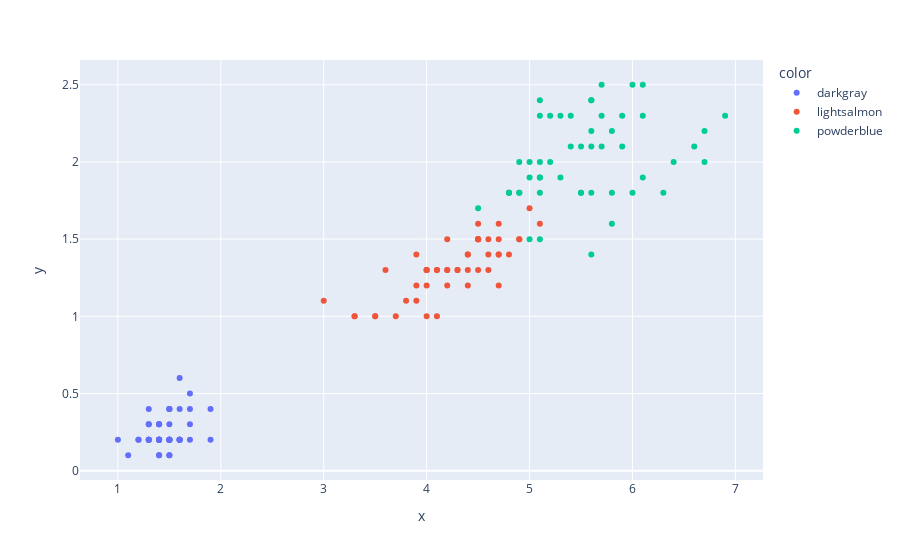

Notebook code cell kept with this figure:
### Code cell
px.scatter(x=iris_df.Petal_Length, y=iris_df.Petal_Width, color=color_theme[iris.target])

### Figure 1 — Plotly figure (JSON) as saved in the notebook; plotly's stock layout.template omitted (floating-point values rounded to 4 significant figures)
{"data": [{"hovertemplate": "color=darkgray<br>x=%{x}<br>y=%{y}<extra></extra>", "legendgroup": "darkgray", "marker": {"color": "#636efa", "symbol": "circle"}, "mode": "markers", "name": "darkgray", "orientation": "v", "showlegend": true, "type": "scatter", "x": [1.4, 1.4, 1.3, 1.5, 1.4, 1.7, 1.4, 1.5, 1.4, 1.5, 1.5, 1.6, 1.4, 1.1, 1.2, 1.5, 1.3, 1.4, 1.7, 1.5, 1.7, 1.5, 1, 1.7, 1.9, 1.6, 1.6, 1.5, 1.4, 1.6, 1.6, 1.5, 1.5, 1.4, 1.5, 1.2, 1.3, 1.4, 1.3, 1.5, 1.3, 1.3, 1.3, 1.6, 1.9, 1.4, 1.6, 1.4, 1.5, 1.4], "xaxis": "x", "y": [0.2, 0.2, 0.2, 0.2, 0.2, 0.4, 0.3, 0.2, 0.2, 0.1, 0.2, 0.2, 0.1, 0.1, 0.2, 0.4, 0.4, 0.3, 0.3, 0.3, 0.2, 0.4, 0.2, 0.5, 0.2, 0.2, 0.4, 0.2, 0.2, 0.2, 0.2, 0.4, 0.1, 0.2, 0.2, 0.2, 0.2, 0.1, 0.2, 0.2, 0.3, 0.3, 0.2, 0.6, 0.4, 0.3, 0.2, 0.2, 0.2, 0.2], "yaxis": "y"}, {"hovertemplate": "color=lightsalmon<br>x=%{x}<br>y=%{y}<extra></extra>", "legendgroup": "lightsalmon", "marker": {"color": "#EF553B", "symbol": "circle"}, "mode": "markers", "name": "lightsalmon", "orientation": "v", "showlegend": true, "type": "scatter", "x": [4.7, 4.5, 4.9, 4, 4.6, 4.5, 4.7, 3.3, 4.6, 3.9, 3.5, 4.2, 4, 4.7, 3.6, 4.4, 4.5, 4.1, 4.5, 3.9, 4.8, 4, 4.9, 4.7, 4.3, 4.4, 4.8, 5, 4.5, 3.5, 3.8, 3.7, 3.9, 5.1, 4.5, 4.5, 4.7, 4.4, 4.1, 4, 4.4, 4.6, 4, 3.3, 4.2, 4.2, 4.2, 4.3, 3, 4.1], "xaxis": "x", "y": [1.4, 1.5, 1.5, 1.3, 1.5, 1.3, 1.6, 1, 1.3, 1.4, 1, 1.5, 1, 1.4, 1.3, 1.4, 1.5, 1, 1.5, 1.1, 1.8, 1.3, 1.5, 1.2, 1.3, 1.4, 1.4, 1.7, 1.5, 1, 1.1, 1, 1.2, 1.6, 1.5, 1.6, 1.5, 1.3, 1.3, 1.3, 1.2, 1.4, 1.2, 1, 1.3, 1.2, 1.3, 1.3, 1.1, 1.3], "yaxis": "y"}, {"hovertemplate": "color=powderblue<br>x=%{x}<br>y=%{y}<extra></extra>", "legendgroup": "powderblue", "marker": {"color": "#00cc96", "symbol": "circle"}, "mode": "markers", "name": "powderblue", "orientation": "v", "showlegend": true, "type": "scatter", "x": [6, 5.1, 5.9, 5.6, 5.8, 6.6, 4.5, 6.3, 5.8, 6.1, 5.1, 5.3, 5.5, 5, 5.1, 5.3, 5.5, 6.7, 6.9, 5, 5.7, 4.9, 6.7, 4.9, 5.7, 6, 4.8, 4.9, 5.6, 5.8, 6.1, 6.4, 5.6, 5.1, 5.6, 6.1, 5.6, 5.5, 4.8, 5.4, 5.6, 5.1, 5.1, 5.9, 5.7, 5.2, 5, 5.2, 5.4, 5.1], "xaxis": "x", "y": [2.5, 1.9, 2.1, 1.8, 2.2, 2.1, 1.7, 1.8, 1.8, 2.5, 2, 1.9, 2.1, 2, 2.4, 2.3, 1.8, 2.2, 2.3, 1.5, 2.3, 2, 2, 1.8, 2.1, 1.8, 1.8, 1.8, 2.1, 1.6, 1.9, 2, 2.2, 1.5, 1.4, 2.3, 2.4, 1.8, 1.8, 2.1, 2.4, 2.3, 1.9, 2.3, 2.5, 2.3, 1.9, 2, 2.3, 1.8], "yaxis": "y"}], "layout": {"legend": {"title": {"text": "color"}, "tracegroupgap": 0}, "margin": {"t": 60}, "xaxis": {"anchor": "y", "domain": [0, 1], "title": {"text": "x"}}, "yaxis": {"anchor": "x", "domain": [0, 1], "title": {"text": "y"}}}}
